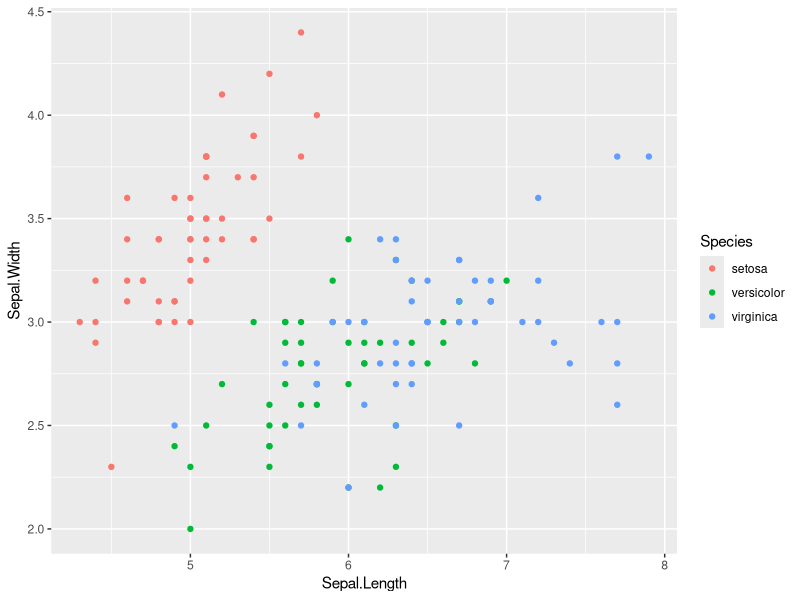
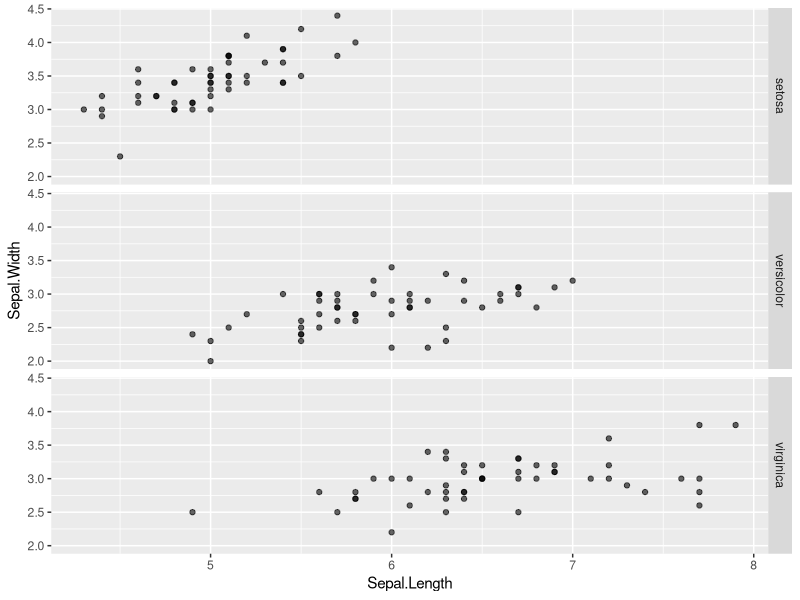
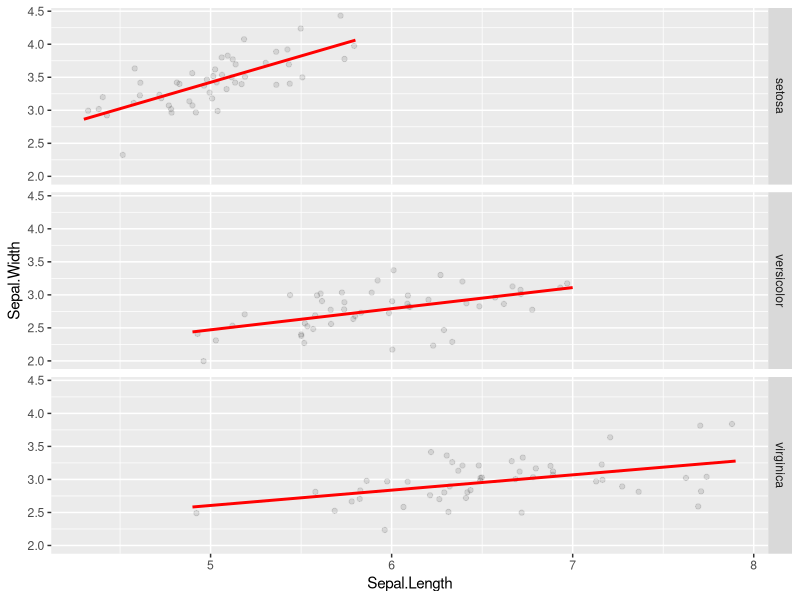
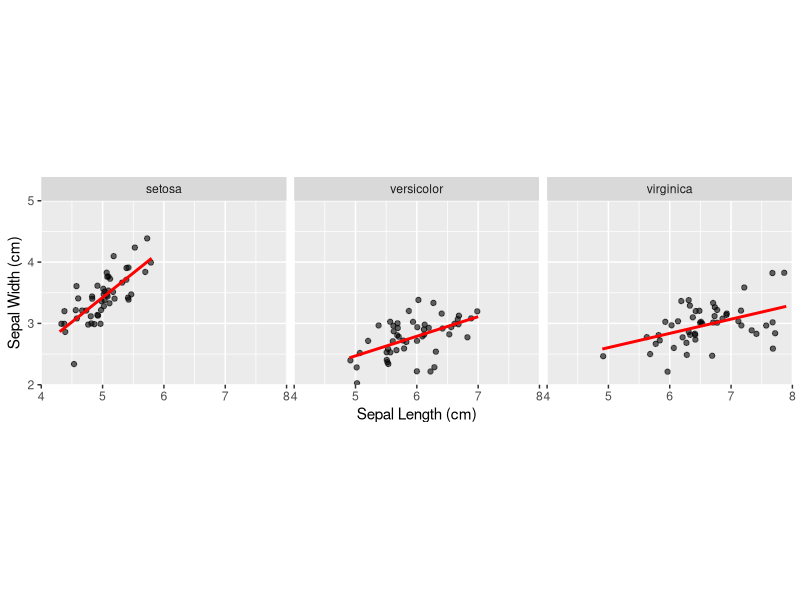
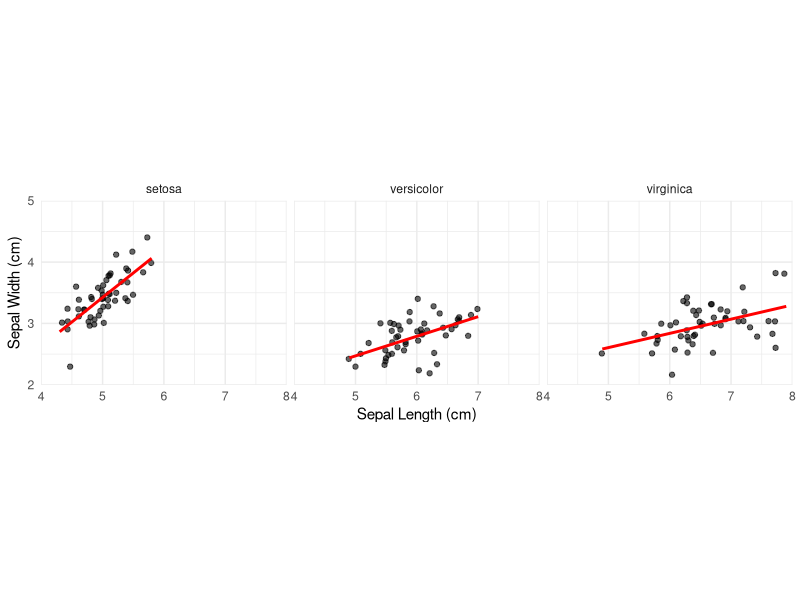
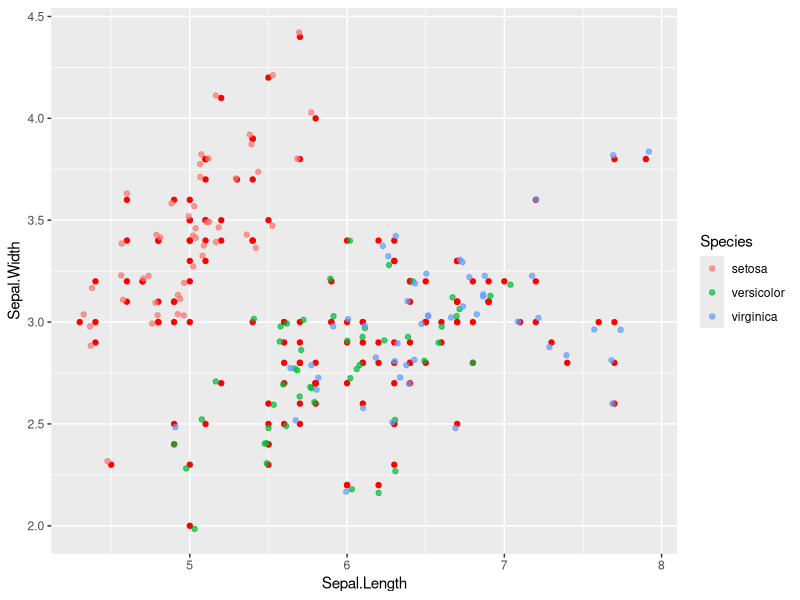

Write the R code that produced these figures, in order.
library(ggplot2)
head(iris)
#iris is a type of flower, three species

#Layer 1: Data
iris

#Layer 2: Aesthetics
#study: Sepal.Length Sepal.Width
#Layer 3: Geometries

p <- ggplot(iris,aes( x= Sepal.Length,y = Sepal.Width))
ggplot(iris,aes(x=Sepal.Length, y= Sepal.Width,col = Species)) +
      geom_point()
#Layer 4: Facets
ggplot(data = iris,aes(x=Sepal.Length, y= Sepal.Width)) +
  geom_point(alpha = 0.6) +
  facet_grid(Species~.)


#Layer 5: Statistics
ggplot(iris,aes(x=Sepal.Length, y= Sepal.Width)) +
  geom_jitter(alpha = 0.1) +
  facet_grid(Species~.) +
  stat_smooth(method = "lm", se = F, col = "red")

#Layer 6: Coordinates
ggplot(iris,aes(x=Sepal.Length, y= Sepal.Width)) +
  geom_jitter(alpha = 0.6) +
  facet_grid(.~Species) +
  stat_smooth(method = "lm", se = F, col = "red") +
  scale_y_continuous("Sepal Width (cm)",
                     limits = c(2,5),
                     expand = c(0,0)) +
  scale_x_continuous("Sepal Length (cm)",
                     limits = c(4,8),
                     expand = c(0,0)) +
  coord_equal()


#Layer 7: theme
ggplot(iris,aes(x=Sepal.Length, y= Sepal.Width)) +
  geom_jitter(alpha = 0.6) +
  facet_grid(.~Species) +
  stat_smooth(method = "lm", se = F, col = "red") +
  scale_y_continuous("Sepal Width (cm)",
                     limits = c(2,5),
                     expand = c(0,0)) +
  scale_x_continuous("Sepal Length (cm)",
                     limits = c(4,8),
                     expand = c(0,0)) +
  coord_equal() +
  theme_minimal()


ggplot(iris,aes(x=Sepal.Length, y= Sepal.Width, col = Species)) +
  geom_point(col = "red")+ 
  geom_jitter(alpha = 0.7)